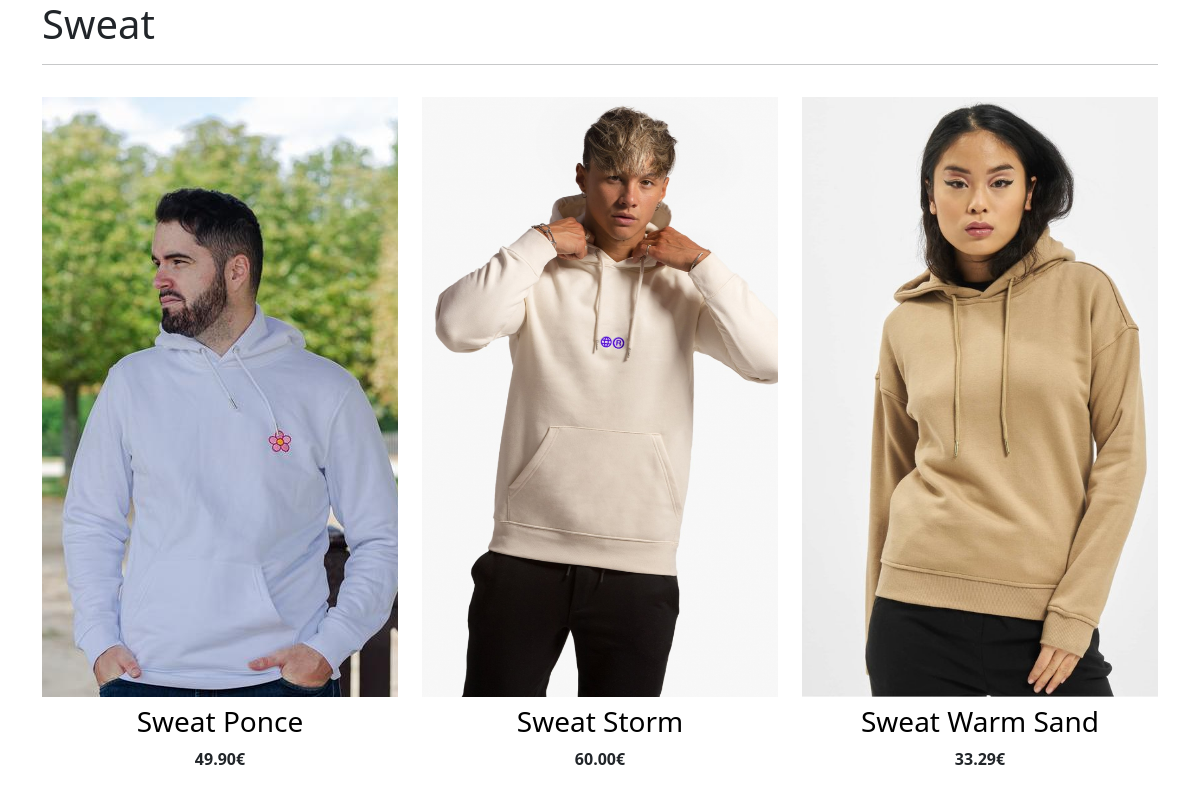
The page /categorieAdmin?cat=1 on the database its author committed.
### tables this page shows
CREATE TABLE IF NOT EXISTS `categorie` (
  `id` int(11) NOT NULL AUTO_INCREMENT,
  `nom` varchar(50) NOT NULL,
  PRIMARY KEY (`id`)
);

CREATE TABLE IF NOT EXISTS `modele` (
  `id` int(11) NOT NULL AUTO_INCREMENT,
  `nom` varchar(50) NOT NULL,
  `prix` decimal(4,2) NOT NULL,
  `info` tinytext NOT NULL,
  `idcat` int(11) NOT NULL,
  `image` varchar(50) NOT NULL,
  PRIMARY KEY (`id`),
  KEY `idcat` (`idcat`)
);

### categorieAdmin.php (the view, shortened to what this page needs)
<!DOCTYPE html>
<html lang=fr>
    <head>
        <link href="https://cdn.jsdelivr.net/npm/bootstrap@5.0.1/dist/css/bootstrap.min.css" rel="stylesheet">
        <link href="css/style.css" rel="stylesheet">
        <?php
            include 'config/connect.php';
        ?>
    </head>
    <body>
        <div class="container">
            <?php
            $sql = "SELECT nom from categorie WHERE id = ".$_GET['cat'];
            if ($result = $conn->query($sql)){
                while ($obj = $result->fetch_object()){
                    echo "<h1>".$obj->nom."</h1><hr>";
                }
            }
            ?>
            <div class="row">
                <?php
                    $sql = "SELECT * FROM modele WHERE modele.idcat = ".$_GET['cat'];
                    if ($result = $conn->query($sql)){
                        while ($obj = $result->fetch_object()){
                            echo "<div class='col-sm-12 col-md-6 col-lg-4'>";
                                echo "<a href='modifierModele?mod=".$obj->id."' ><div class='img-liste-modele'>";
                                    echo "<img src='img/".$obj->image."'>";
                                echo "</div></a>";
                                echo "<div class='product-desc'>";
                                    echo "<h2><h3><a href='modifierModele?mod=".$obj->id."' >".$obj->nom."</a></h3></h2>";
                                    echo "<div class='product-price'>";
                                        echo "<span class='price'>".$obj->prix."€</span>";
                                    echo "</div>";
                                echo "</div>";
                            echo "</div>";
                        }
                    }
                ?>
            </div>
        </div>
    </body>
</html>

### css/style.css (style rules this page uses)
a { text-decoration: none; color: #000; }
.product-desc { text-align: center; }
.product-price { font-weight: bold; }
.img-liste-modele { margin-top:1em; overflow: hidden; }
.img-liste-modele img { width: 100%; height: 600px; object-fit: cover; transition: transform .5s ease; }
.product-desc a { transition: .5s; }

### rows shown on the page
modele: image (picture), nom "Sweat Ponce", prix "49.90"
modele: image (picture), nom "Sweat Storm", prix "60.00"
modele: image (picture), nom "Sweat Warm Sand", prix "33.29"
